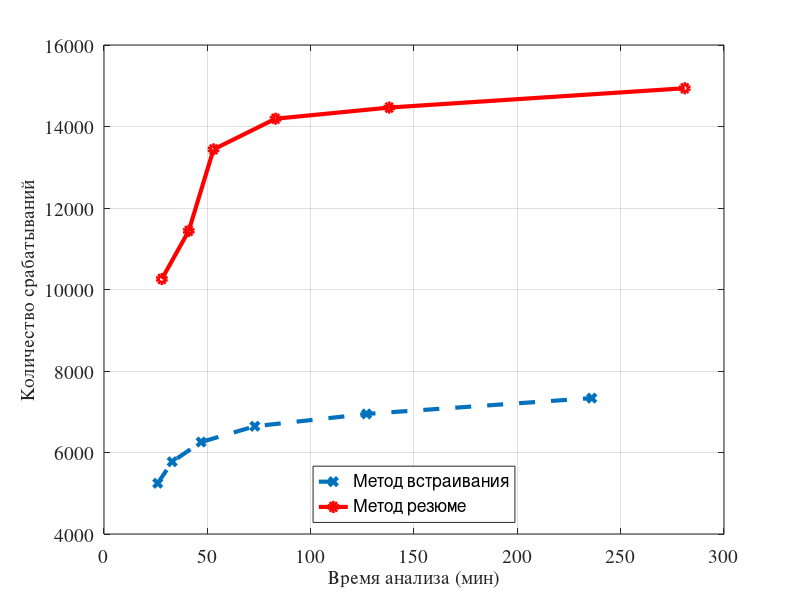

MATLAB code to generate this figure:
time_inl=[26 33 47 73 127 236]
inl=[5246 5773 6257 6644 6946 7335]

time_summ=[28 41 53 83 138 281 ]
summ=[10259 11439 13439 14191 14465 14939]

plot(time_inl, inl,'x--', 'LineWidth',3)
hold on
plot(time_summ,summ, 'ro-','LineWidth',3 )


grid on

h = findall (0, "-property", "fontname");
set (h, "fontsize", 14)
set (h, "fontname", "Times")
xlabel('Время анализа (мин)','FontSize',14);
ylabel('Количество срабатываний','FontSize',14);

strmatrix = ['Метод встраивания';'Метод резюме'];
legend(strmatrix, "location", "south")
